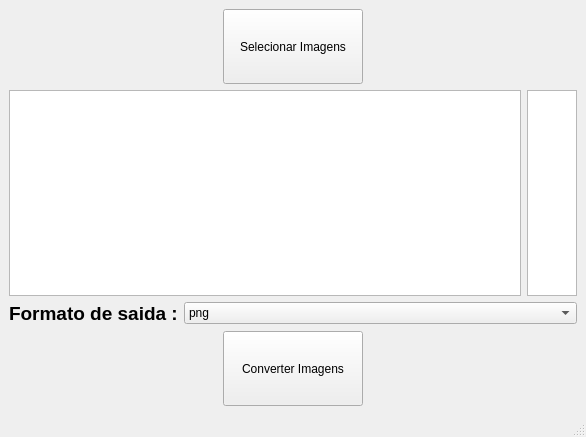
<?xml version="1.0" encoding="UTF-8"?>
<ui version="4.0">
 <class>MainWindow</class>
 <widget class="QMainWindow" name="MainWindow">
  <property name="geometry">
   <rect>
    <x>0</x>
    <y>0</y>
    <width>586</width>
    <height>437</height>
   </rect>
  </property>
  <property name="windowTitle">
   <string>MainWindow</string>
  </property>
  <widget class="QWidget" name="centralwidget">
   <layout class="QVBoxLayout" name="verticalLayout_3">
    <item>
     <layout class="QHBoxLayout" name="horizontalLayout_2">
      <item>
       <widget class="QPushButton" name="select_images_button">
        <property name="minimumSize">
         <size>
          <width>140</width>
          <height>75</height>
         </size>
        </property>
        <property name="maximumSize">
         <size>
          <width>100</width>
          <height>114</height>
         </size>
        </property>
        <property name="cursor">
         <cursorShape>UpArrowCursor</cursorShape>
        </property>
        <property name="text">
         <string>Selecionar Imagens</string>
        </property>
       </widget>
      </item>
     </layout>
    </item>
    <item>
     <layout class="QHBoxLayout" name="horizontalLayout">
      <item>
       <widget class="QListWidget" name="image_name_list"/>
      </item>
      <item>
       <widget class="QListWidget" name="status_list">
        <property name="minimumSize">
         <size>
          <width>50</width>
          <height>0</height>
         </size>
        </property>
        <property name="maximumSize">
         <size>
          <width>0</width>
          <height>16777215</height>
         </size>
        </property>
       </widget>
      </item>
     </layout>
    </item>
    <item>
     <layout class="QVBoxLayout" name="verticalLayout">
      <item>
       <layout class="QVBoxLayout" name="verticalLayout_2">
        <item>
         <layout class="QFormLayout" name="formLayout">
          <item row="0" column="0">
           <widget class="QLabel" name="label">
            <property name="text">
             <string>&lt;html&gt;&lt;head/&gt;&lt;body&gt;&lt;p&gt;&lt;span style=&quot; font-size:14pt; font-weight:600;&quot;&gt;Formato de saida :&lt;/span&gt;&lt;/p&gt;&lt;/body&gt;&lt;/html&gt;</string>
            </property>
           </widget>
          </item>
          <item row="0" column="1">
           <widget class="QComboBox" name="comboBox">
            <item>
             <property name="text">
              <string>png</string>
             </property>
            </item>
            <item>
             <property name="text">
              <string>webp</string>
             </property>
            </item>
            <item>
             <property name="text">
              <string>jpeg</string>
             </property>
            </item>
            <item>
             <property name="text">
              <string>jpg</string>
             </property>
            </item>
            <item>
             <property name="text">
              <string>pdf</string>
             </property>
            </item>
            <item>
             <property name="text">
              <string>gif</string>
             </property>
            </item>
            <item>
             <property name="text">
              <string>bmp</string>
             </property>
            </item>
            <item>
             <property name="text">
              <string>eps</string>
             </property>
            </item>
            <item>
             <property name="text">
              <string>tiff</string>
             </property>
            </item>
           </widget>
          </item>
         </layout>
        </item>
        <item>
         <layout class="QHBoxLayout" name="horizontalLayout_4">
          <item>
           <widget class="QPushButton" name="convert_images_button">
            <property name="minimumSize">
             <size>
              <width>140</width>
              <height>75</height>
             </size>
            </property>
            <property name="maximumSize">
             <size>
              <width>100</width>
              <height>114</height>
             </size>
            </property>
            <property name="cursor">
             <cursorShape>UpArrowCursor</cursorShape>
            </property>
            <property name="text">
             <string>Converter Imagens</string>
            </property>
            <property name="shortcut">
             <string>Return</string>
            </property>
           </widget>
          </item>
         </layout>
        </item>
       </layout>
      </item>
     </layout>
    </item>
   </layout>
  </widget>
  <widget class="QMenuBar" name="menubar">
   <property name="geometry">
    <rect>
     <x>0</x>
     <y>0</y>
     <width>586</width>
     <height>20</height>
    </rect>
   </property>
  </widget>
  <widget class="QStatusBar" name="statusbar"/>
 </widget>
 <resources/>
 <connections/>
</ui>
